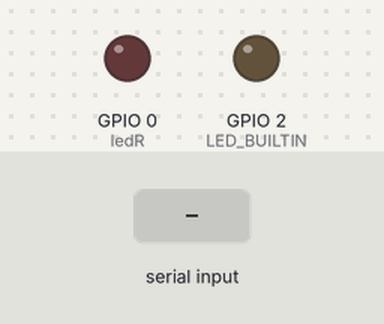
A sketch run on a simulated ESP8266 (NodeMCU). Parts: output pins drawn as LEDs (lit = HIGH, except the on-board LED, lit = LOW). The inputs (shaded band) are chosen by the test bench. WiFi joins after 1.5 s; servers stay silent unless stated; what the sketch prints to the serial monitor is not drawn.

Above: at 2.8 s.
2.9 s: "SensorValue:\n" received over Serial
At 4.3 s:
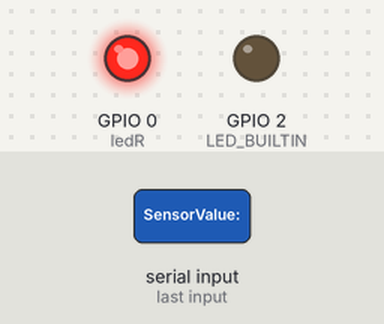
4.6 s: "Lalith778306\n" received over Serial
At 5.6 s:
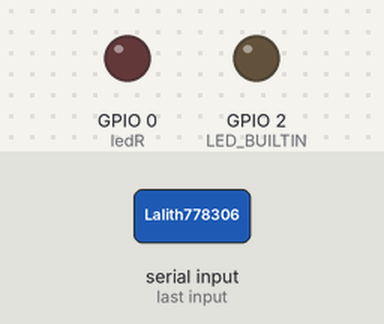
6.1 s: "SensorValue:90\n" received over Serial
At 6.9 s:
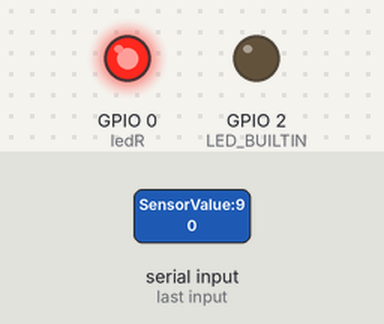
Timing chart, 0 to 9.1 s (numbered marks = the images above; inputs shaded):
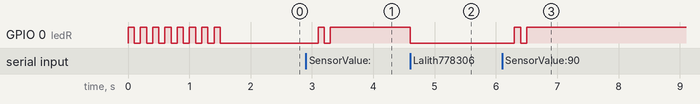

The sketch:

ESPcode.ino
```cpp
#include <ESP8266WiFi.h>

int ConnectionErrors = 0;
const int ledR = 0;        // GPIO 0
const char* ssid = "SSN";
const char* password = "Ssn1!Som2@Sase3#";
const char* host = "129.154.41.7";


void setup() {
  pinMode(ledR, OUTPUT);
  pinMode(LED_BUILTIN, OUTPUT);
  digitalWrite(ledR, LOW);
  digitalWrite(LED_BUILTIN, LOW);

  Serial.begin(115200);
  digitalWrite(ledR, HIGH);
  digitalWrite(LED_BUILTIN, LOW);

  Serial.println("Connecting to Wi-Fi...");

  WiFi.begin(ssid, password);
  while (WiFi.status() != WL_CONNECTED) {
    digitalWrite(ledR, HIGH);
    delay(100);
    digitalWrite(ledR, LOW);
    Serial.print(".");
    delay(100);
  }

  Serial.println("\nConnected to Wi-Fi!");
  digitalWrite(ledR, LOW);
  digitalWrite(LED_BUILTIN, HIGH);
}
void loop() {
  if (Serial.available() > 0) {
    digitalWrite(ledR, LOW);
      String data = Serial.readStringUntil('\n');
    if (data.startsWith("SensorValue:")) {
      float sensorValue = data.substring(12).toFloat();
      WiFiClient client;
      const int httpPort = 80;
      if (!client.connect(host, httpPort)) {
        digitalWrite(ledR, HIGH);
        delay(200);
        digitalWrite(ledR, LOW);
      } else {
        digitalWrite(ledR, LOW);
        String url = "/api/mysqlEntry/index.php?user=PhysicsProj&pass=Project&db=APIstorage&mode=windSpeed&speed=" + String(sensorValue,3) + "&Sid=2";
        client.print(String("GET ") + url + " HTTP/1.1\r\n" + "Host: " + host + "\r\n" + "Connection: close\r\n\r\n");
        digitalWrite(ledR, HIGH);
        delay(100);
        digitalWrite(ledR, LOW);
        delay(100);
        digitalWrite(ledR, HIGH);
        delay(100);
      }
    }
  }
}


// #include <ESP8266WiFi.h>
// #include <SoftwareSerial.h>

// int ConnectionErrors = 0;
// const int ledR = 0;        // GPIO 0
// const int ledG = 2;
// const char* ssid = "las";
// const char* password = "Lalith778306";
// const char* host = "129.154.41.7";

// #define ESP_TX_PIN 2
// #define ESP_RX_PIN 3

// SoftwareSerial espserial(ESP_TX_PIN, ESP_RX_PIN);


// String readString(SoftwareSerial& serial) {
//   String result = "";
//   while (serial.available()) {
//     char c = serial.read();
//     if (c == '\n') {
//       break;
//     }
//     result += c;
//   }
//   serial.println(result);
//   return result;
// }


// void setup() {
//   pinMode(ledR, OUTPUT);
//   pinMode(ledG, OUTPUT);
//   digitalWrite(ledR, LOW);
//   digitalWrite(ledG, LOW);

//   Serial.begin(115200);  // Increase baud rate for faster communication
//   espserial.begin(115200);
//   digitalWrite(ledR, HIGH);
//   digitalWrite(ledG, LOW);

//   Serial.println("Connecting to Wi-Fi...");

//   WiFi.begin(ssid, password);
//   while (WiFi.status() != WL_CONNECTED) {
//     digitalWrite(ledR, HIGH);
//     delay(100);
//     digitalWrite(ledR, LOW);
//     Serial.print(".");
//     delay(100);
//   }

//   Serial.println("\nConnected to Wi-Fi!");
//   digitalWrite(ledR, LOW);
//   digitalWrite(ledG, HIGH);

// }

// void loop() {
//   if (espserial.available()) {
//     digitalWrite(ledR, HIGH);
//     digitalWrite(ledG, LOW);
//     delay(10);
//     digitalWrite(ledR, LOW);
//     digitalWrite(ledG, LOW);
//     String receivedString = readString(espserial);
//     float receivedValue = atof(receivedString.c_str());

//     Serial.print("Received value from Arduino: ");
//     Serial.println(receivedValue);

//     if (!isnan(receivedValue)) {
//       WiFiClient client;
//       const int httpPort = 80;

//       if (!client.connect(host, httpPort)) {
//         Serial.println("Connection to server failed");
//         digitalWrite(ledR, HIGH);
//         digitalWrite(ledG, LOW);
//         delay(200);
//         digitalWrite(ledR, LOW);
//         digitalWrite(ledG, LOW);
//       } else {
//         digitalWrite(ledR, LOW);
//         digitalWrite(ledG, LOW);

//         String url = "/api/mysqlEntry/index.php?user=PhysicsProj&pass=Project&db=APIstorage&mode=windSpeed&speed=" + String(receivedValue) + "&Sid=2";
//         client.print(String("GET ") + url + " HTTP/1.1\r\n" + "Host: " + host + "\r\n" + "Connection: close\r\n\r\n");

//         digitalWrite(ledR, HIGH);
//         digitalWrite(ledG, HIGH);
//         delay(100);
//       }
//     }
//   }
// }
```

Measured:
- after the input at 2.9 s, GPIO 0 (ledR): LOW → HIGH after 0.20 s, → LOW 0.10 s later, → HIGH 0.10 s later
- after the input at 4.6 s, GPIO 0 (ledR): HIGH → LOW at once
- after the input at 6.1 s, GPIO 0 (ledR): LOW → HIGH after 0.20 s, → LOW 0.10 s later, → HIGH 0.10 s later
